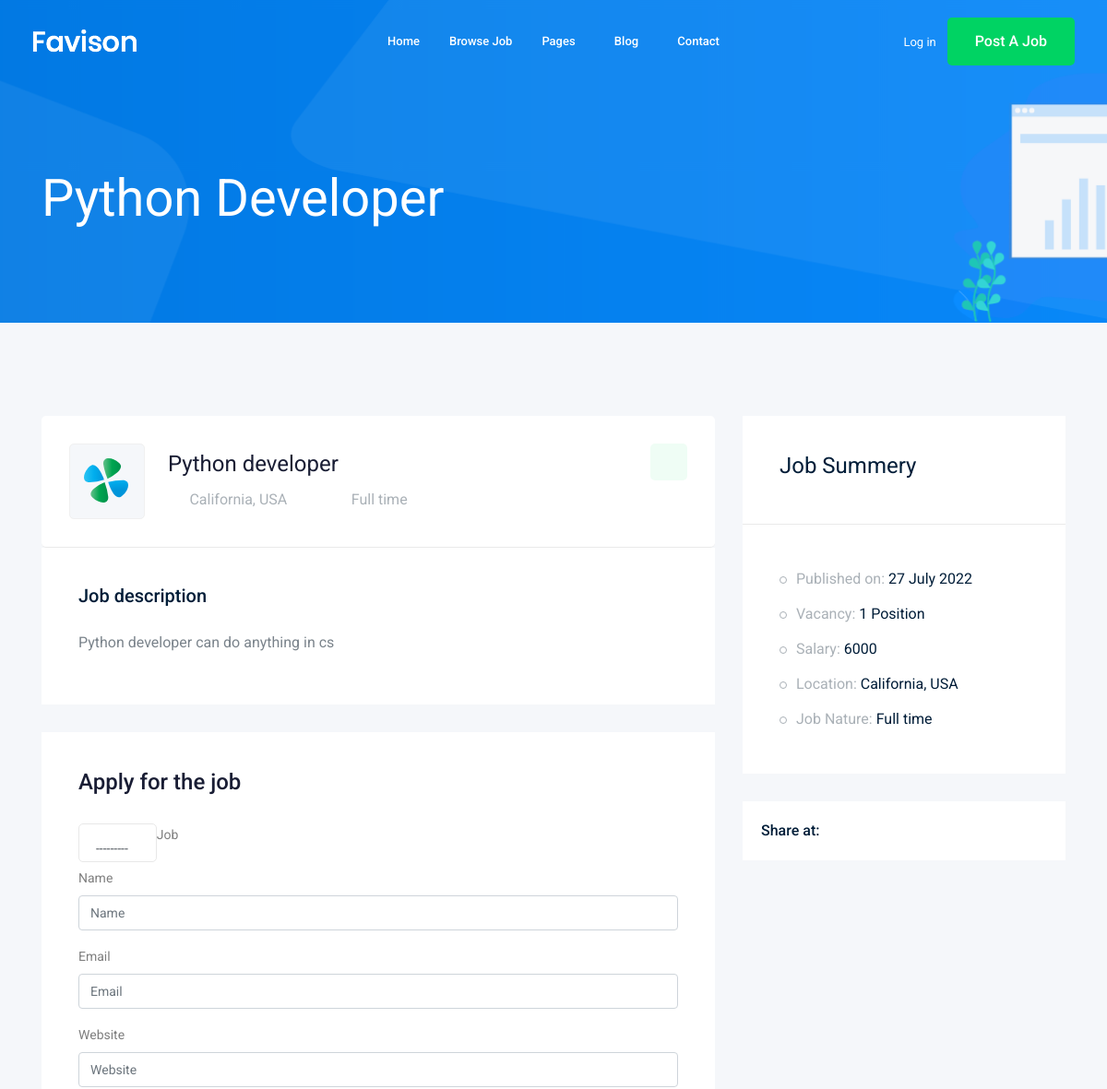
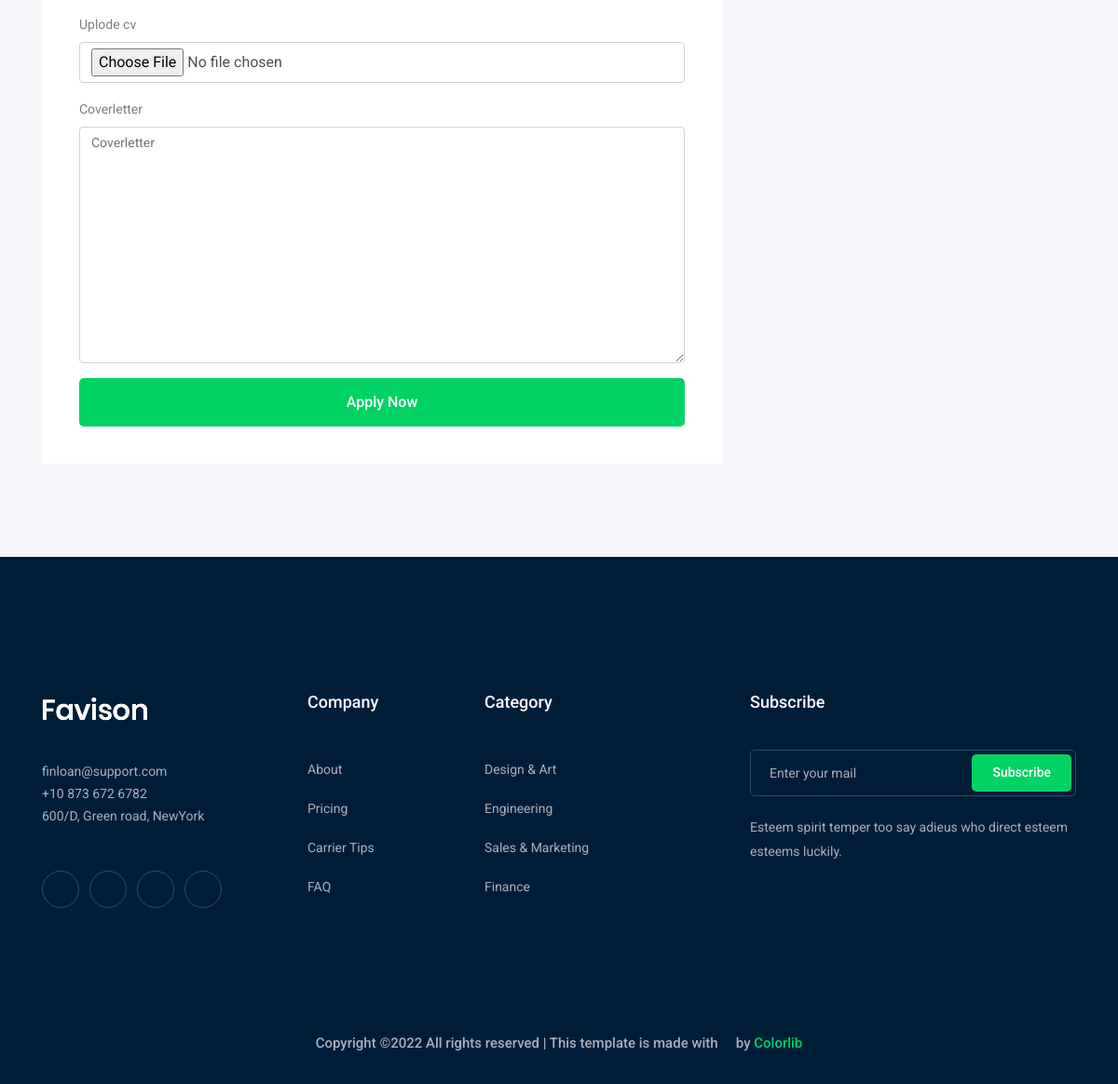
Screenshot of /jobs/python-developer with the database file from the repository (2 pictures, top to bottom).
### job/models.py (models this page shows, shortened)
class Job(models.Model):
    title = models.CharField(max_length=100)
    job_type = models.CharField(max_length=10, choices=JOP_TYPE)
    description = models.TextField(max_length=1000)
    published_at = models.DateTimeField(auto_now=True)
    vacancy = models.IntegerField(default=1)
    salary = models.IntegerField(default=0)
    experience = models.IntegerField(default=1)
    category = models.ForeignKey('Category', on_delete=models.CASCADE)
    slug = models.SlugField(blank=True, null=True)
    def __str__(self) -> str:
        return self.title

### job/views.py (the view)
# urls.py: path('<str:slug>',views.job_details, name='job_details'),
def job_details(request, slug):
    job_details = Job.objects.get(slug=slug)
    if request.method=='POST':
        apply = ApplyForm(request.POST, request.FILES)
        if apply.is_valid():
           apply.save()
    else:
        apply = ApplyForm()
    return render(request, 'job/job_details.html', {'job':job_details , 'applyform':apply})

### job/form.py
class ApplyForm(forms.ModelForm):
    class Meta:
        model = Apply
        fields = '__all__'

### templates/job/job_details.html (shortened to what this page needs)
{% extends 'base.html' %}
{% load bootstrap4 %}
{% block content %}
    <div class="bradcam_area bradcam_bg_1">
        <div class="container">
            <div class="row">
                <div class="col-xl-12">
                    <div class="bradcam_text">
                        <h3>{{ job.title }}</h3>
                    </div>
                </div>
            </div>
        </div>
    </div>
    <div class="job_details_area">
        <div class="container">
            <div class="row">
                <div class="col-lg-8">
                    <div class="job_details_header">
                        <div class="single_jobs white-bg d-flex justify-content-between">
                            <div class="jobs_left d-flex align-items-center">
                                <div class="thumb">
                                    <img src="img/svg_icon/1.svg" alt="">
                                </div>
                                <div class="jobs_conetent">
                                    <a href="#"><h4>{{ job.title }}</h4></a>
                                    <div class="links_locat d-flex align-items-center">
                                        <div class="location">
                                            <p> <i class="fa fa-map-marker"></i> California, USA</p>
                                        </div>
                                        <div class="location">
                                            <p> <i class="fa fa-clock-o"></i>{{ job.job_type }}</p>
                                        </div>
                                    </div>
                                </div>
                            </div>
                            <div class="jobs_right">
                                <div class="apply_now">
                                    <a class="heart_mark" href="#"> <i class="ti-heart"></i> </a>
                                </div>
                            </div>
                        </div>
                    </div>
                    <div class="descript_wrap white-bg">
                        <div class="single_wrap">
                            <h4>Job description</h4>
                                <p>{{ job.description }}</p>
                        </div>
                    </div>
                    <div class="apply_job_form white-bg">
                        <h4>Apply for the job</h4>
                        <form method="POST" enctype="multipart/form-data">
                            {% bootstrap_form applyform %}
                                {% buttons %}
                                        <button class="boxed-btn3 w-100" type="submit">Apply Now</button>
                                {% endbuttons %}
                        </form>
                    </div>
                </div>
                <div class="col-lg-4">
                    <div class="job_sumary">
                        <div class="summery_header">
                            <h3>Job Summery</h3>
                        </div>
                        <div class="job_content">
                            <ul>
                                <li>Published on: <span>{{ job.published_at | date:"d N o" }}</span></li>
                                <li>Vacancy: <span>{{job.vacancy}} Position</span></li>
                                <li>Salary: <span>{{job.salary}}</span></li>
                                <li>Location: <span>California, USA</span></li>
                                <li>Job Nature: <span> {{job.job_type}}</span></li>
                            </ul>
                        </div>
                    </div>
                    <div class="share_wrap d-flex">
                        <span>Share at:</span>
                        <ul>
                            <li><a href="#"> <i class="fa fa-facebook"></i></a> </li>
                            <li><a href="#"> <i class="fa fa-google-plus"></i></a> </li>
                            <li><a href="#"> <i class="fa fa-twitter"></i></a> </li>
                            <li><a href="#"> <i class="fa fa-envelope"></i></a> </li>
                        </ul>
                    </div>
                    <div class="job_location_wrap">
                        <div class="job_lok_inner">
                            <div id="map" style="height: 200px;"></div>
                        </div>
                    </div>
                </div>
            </div>
        </div>
    </div>
{% endblock content %}

### rows the page displays
Job: title "Python Developer", title "Python developer", job_type "Full time", description "Python developer can do anything in cs", published_at "27 July 2022", vacancy "1", salary "6000"
